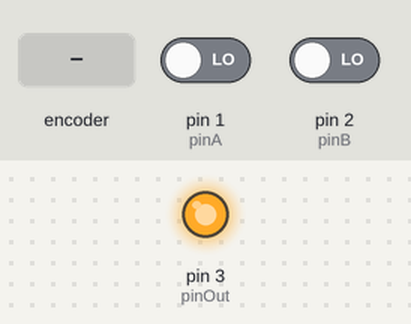
The sketch below on a simulated Arduino Uno, built with avr-gcc and run on an emulated ATmega328P. Parts: output pins drawn as LEDs (lit = HIGH). Dashed ring = blinking. The inputs (shaded band) are chosen by the test bench; at power-on: pin 1 (pinA) LOW, pin 2 (pinB) LOW.

Above: at 1.2 s.
1.3 s: rotary encoder on pin 1 (pinA) / pin 2 (pinB) turned 3 steps (first pin leading)
At 1.53 s:
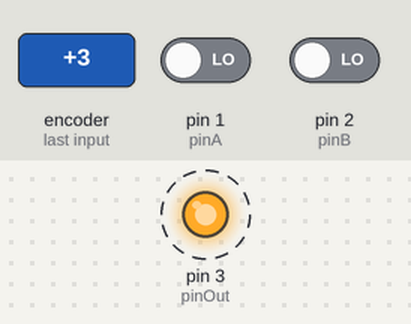
At 2.6 s:
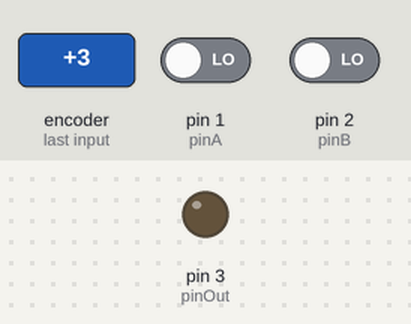
Timing chart, 0 to 4.3 s (numbered marks = the images above; inputs shaded):
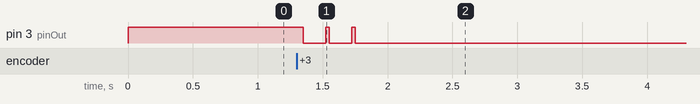

Measured:
- after the input at 1.3 s, pin 3 (pinOut): alternates HIGH for 0.03 s and LOW for 0.17 s, 5 changes in all, then stays LOW, starting after 0.05 s

The sketch:

and_nand_nor.ino
```cpp
int pinOut = 3;
int pinA = 1;
int pinB = 2;

void setup()
{
  pinMode(pinOut, OUTPUT);
  pinMode(pinA, INPUT);
  pinMode(pinB, INPUT);
}

void loop()
{
  boolean pinAState = digitalRead(pinA);
  boolean pinBState = digitalRead(pinB);
  boolean pinOutState;
  // Vj4.3 - AND
  //pinOutState = pinAState & pinBState;

  // Vj5.3 - NI
  //pinOutState = !(pinAState & pinBState);

  // Vj5.5 - NILI
  pinOutState = !(pinAState | pinBState);
  digitalWrite(pinOut, pinOutState);
}
```
